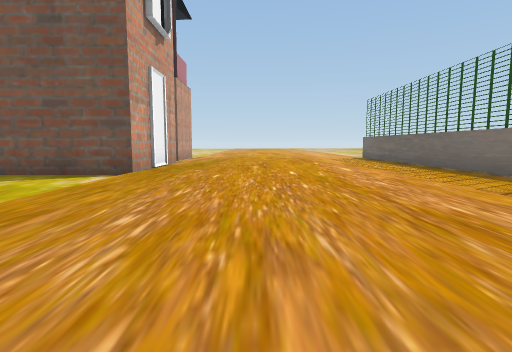
view 1 (above)

24 first-person views from a walk through a 3-D level made in the Unity game engine. The camera is 1.3 m above the floor, tilts 6° down and sees 80° across. The floor is counted in squares, 2 m on a side. Each view is taken from the middle of a square. On the plan, view 1 faces up. The plan holds only what a view shows up to about 10 squares ahead; the rest is blank. The place goes on beyond the plan. The player character is not drawn. Some surface patterns are stand-ins.

view 2
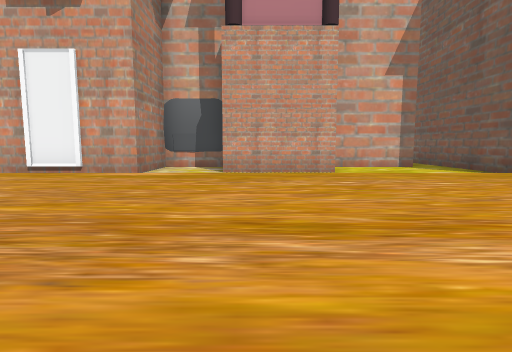

view 3
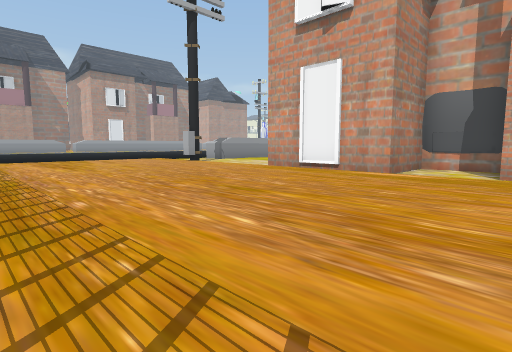

view 4
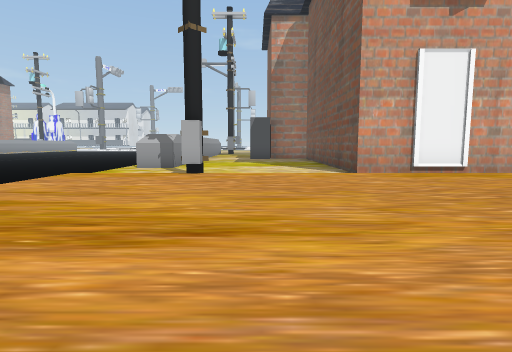

view 5
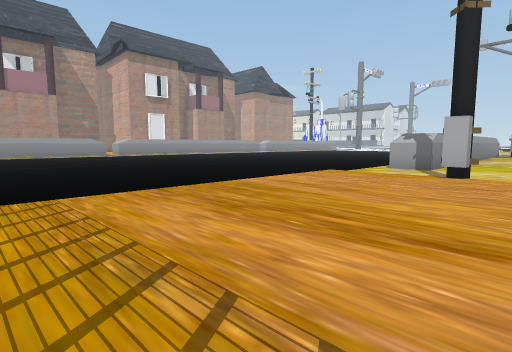

view 6
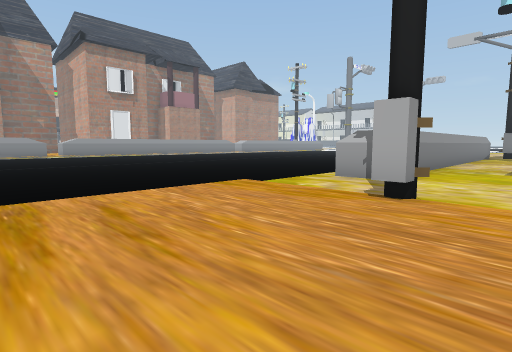

view 7
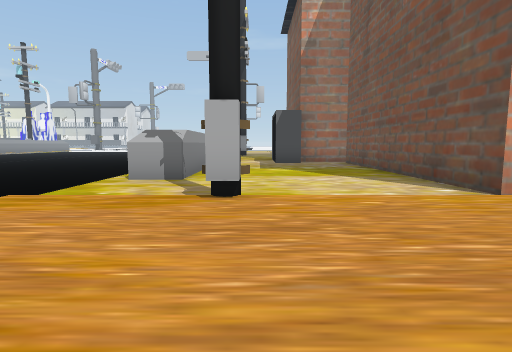

view 8
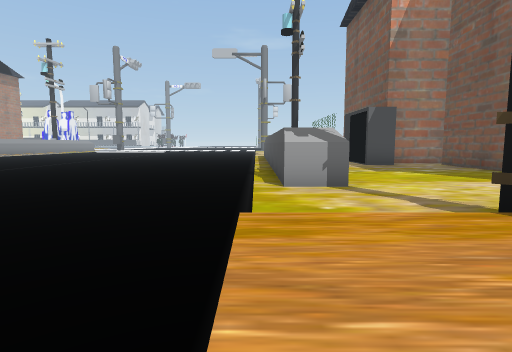

view 9
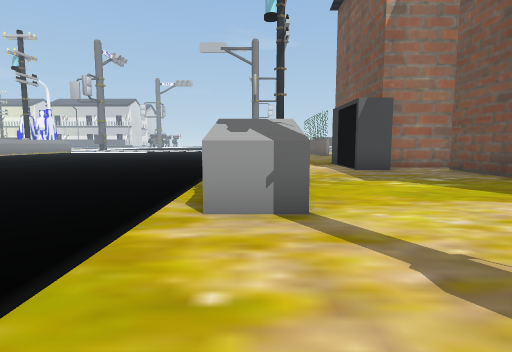

view 10
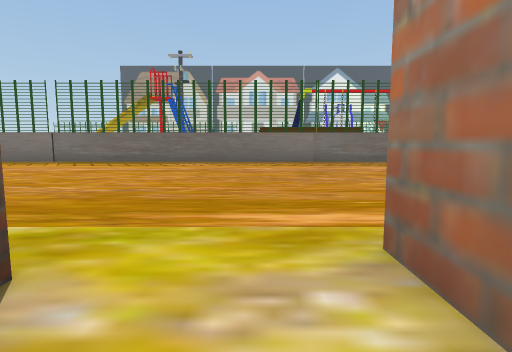

view 11
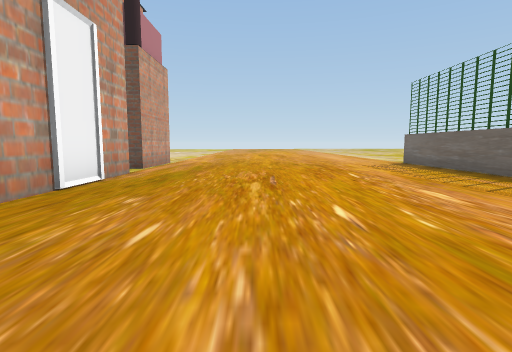

view 12
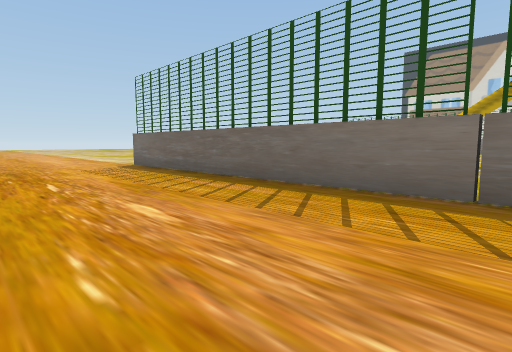

view 13
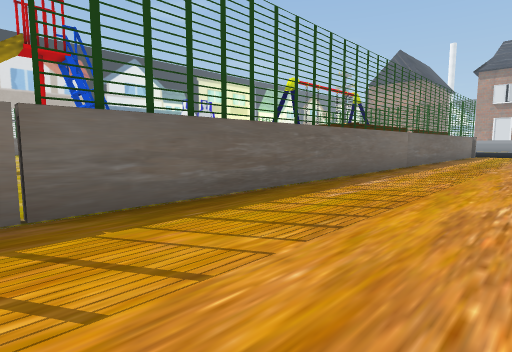

view 14
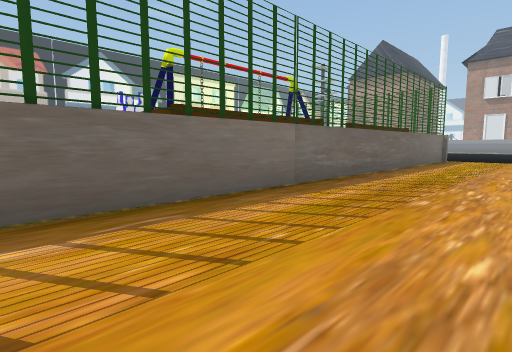

view 15
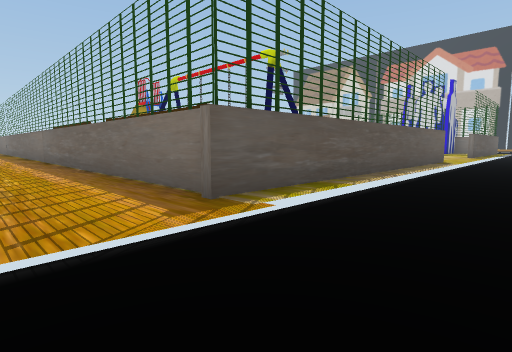

view 16
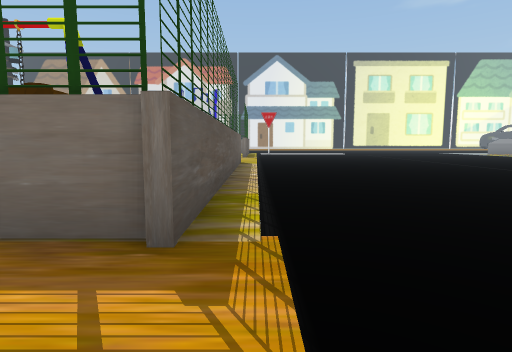

view 17
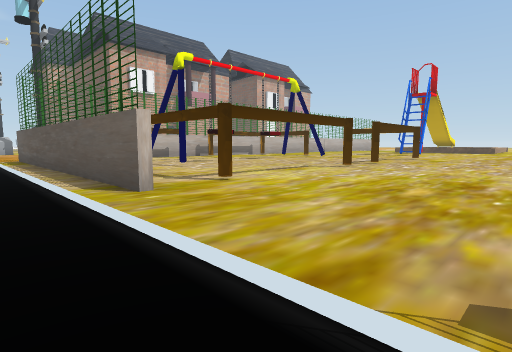

view 18
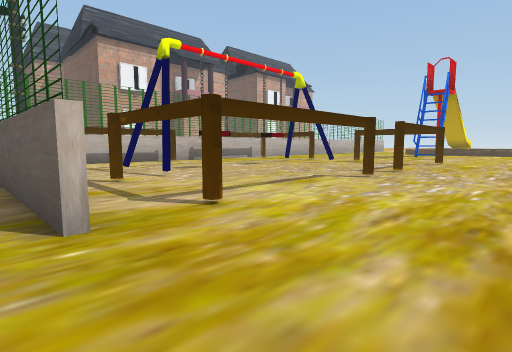

view 19
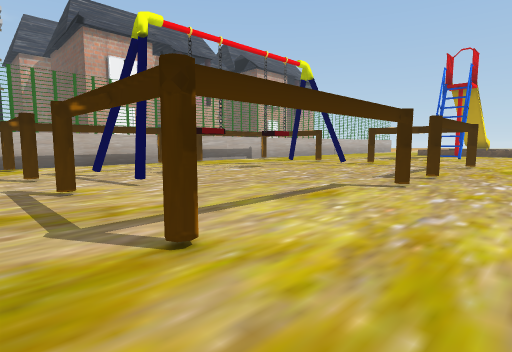

view 20
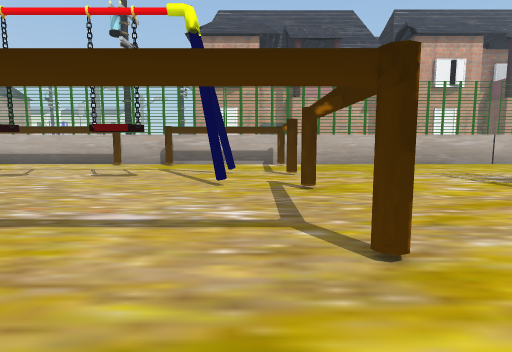

view 21
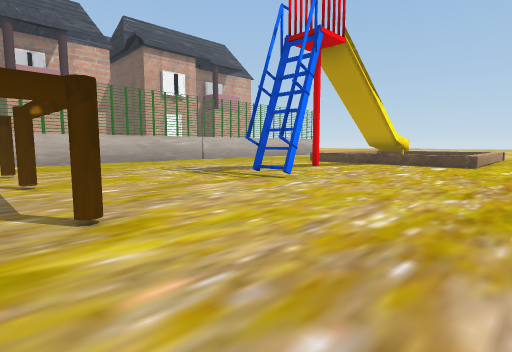

view 22
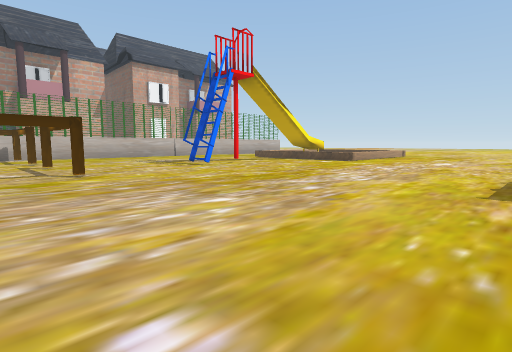

view 23
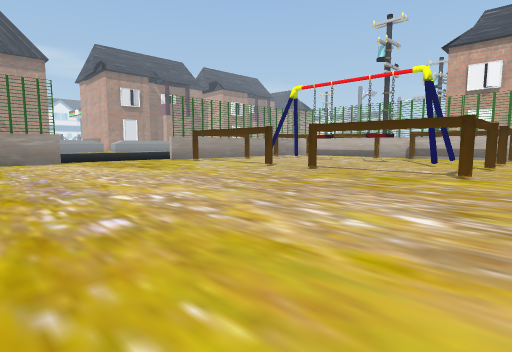

view 24
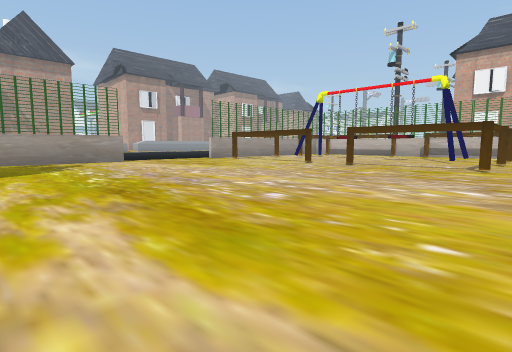

### Floor plan
Key: @ floor where view 1 was taken; # wall or solid block; x gap in a wall; . main floor; - floor 0.25 m lower than the main floor; / step, stairs or slope; ^ raised ledge; T thing the floor can be seen under or through.
Columns run from 12 left of view 1 to 22 right of it. Each row starts with its distance up from view 1.
 13         ##.......#
 12          ........#
 11          #.......#
 10          #.......#        ^.
  9          #.......#      ^ ^.  ..
  8          #.......#      x^^. ...
  7       ####.......#     .........
  6       #..........#..  ..........
  5       #..........#..............
  4       #..........#..............
  3         #........#..............
  2         #........#...............
  1         #........#...............
  0       ###...@....#.................
 -1       #..........##..#.#.#.........
 -2       ####.......#.................
 -3          #.......#..#.#............
 -4          #.......#.................
 -5  #########.......##.. .............
 -6  #...............##...............
 -7  ##..............#... ............
 -8  .#..............#................
 -9  ........#.......#..#.............
-10  ................##..TT .#........
-11  ######..........#########........
-12   ......./////////////////////####
-13 ----------------     ------- -
-14 ----------------    ------
-15 ----------------    ------
-16 ----------------    ------
-17 ------- --------     -----
-18 ------   -------      ----
-19   ---     ------       ---
-20            -- --

Where each view was taken, in squares from view 1:
view 1: 0 up, 0 right, facing up
view 2: 1 up, 4 right, facing left
view 3: 1 up, 4 right, facing down-left
view 4: 8 down, 4 right, facing left
view 5: 8 down, 4 right, facing down-left
view 6: 8 down, 1 right, facing down-left
view 7: 9 down, 1 right, facing left
view 8: 12 down, 0 right, facing left
view 9: 11 down, 2 left, facing left
view 10: 1 down, 5 left, facing right
view 11: 4 up, 0 right, facing up
view 12: 5 up, 1 right, facing up-right
view 13: 6 up, 2 right, facing down-right
view 14: 1 up, 2 right, facing down-right
view 15: 14 down, 3 right, facing up-right
view 16: 12 down, 3 right, facing right
view 17: 13 down, 17 right, facing up-left
view 18: 12 down, 16 right, facing up-left
view 19: 11 down, 15 right, facing up-left
view 20: 2 down, 15 right, facing left
view 21: 2 down, 16 right, facing up-left
view 22: 3 down, 20 right, facing up-left
view 23: 0 up, 20 right, facing down-left
view 24: 0 up, 22 right, facing down-left
